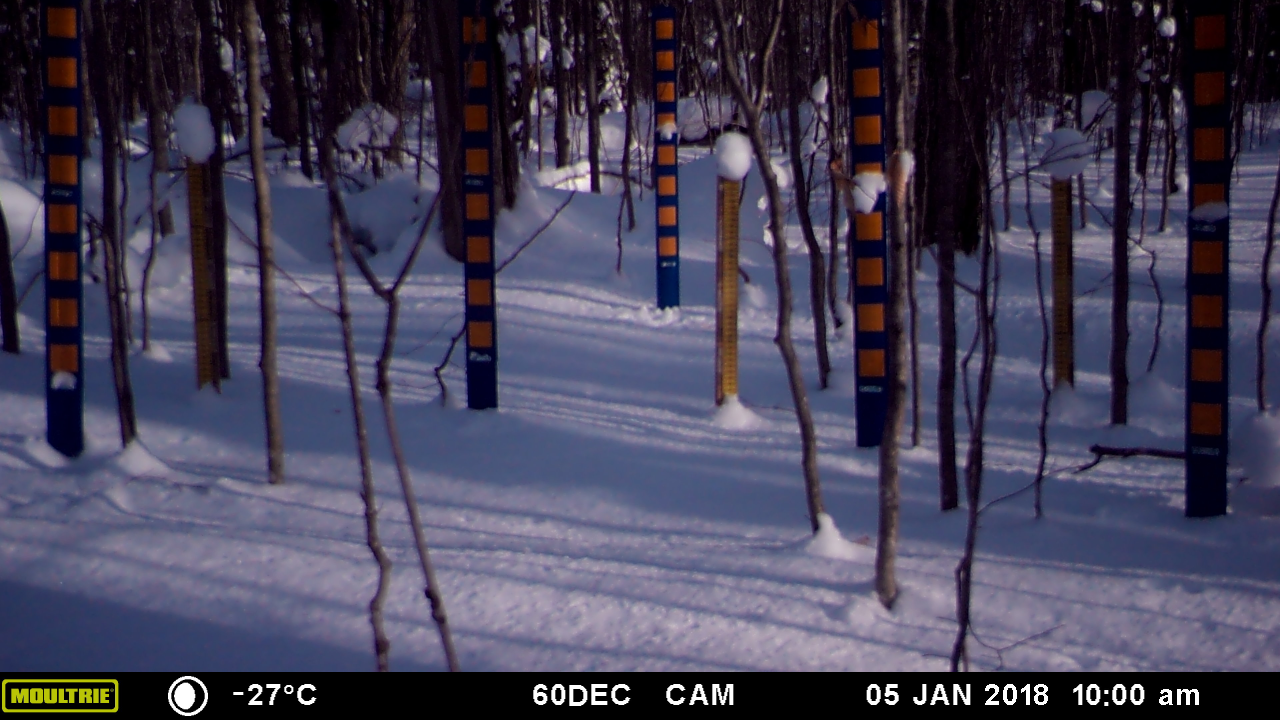
#> input picture Images/Deciduous/January 4 to February 1/MFDC3372.JPG, 3840 x 2160 px, given in place of MFDC3488.JPG, which was not available (shown at 1/3 size)
$ python regSpeedTest.py   (Python 2 division)
#> lines starting #> are read from the running program, lines starting #| are printed output that depends on the picture; pictures that were not available may be replaced by others from this repository, and a replacement may not be noted
# import necessary packages
import cv2
import numpy as np
import json
import tqdm
from matplotlib import pyplot as plt
import timeit

# constants
MAX_FEATURES = 262144

img = cv2.imread("MFDC3488.JPG", 0)
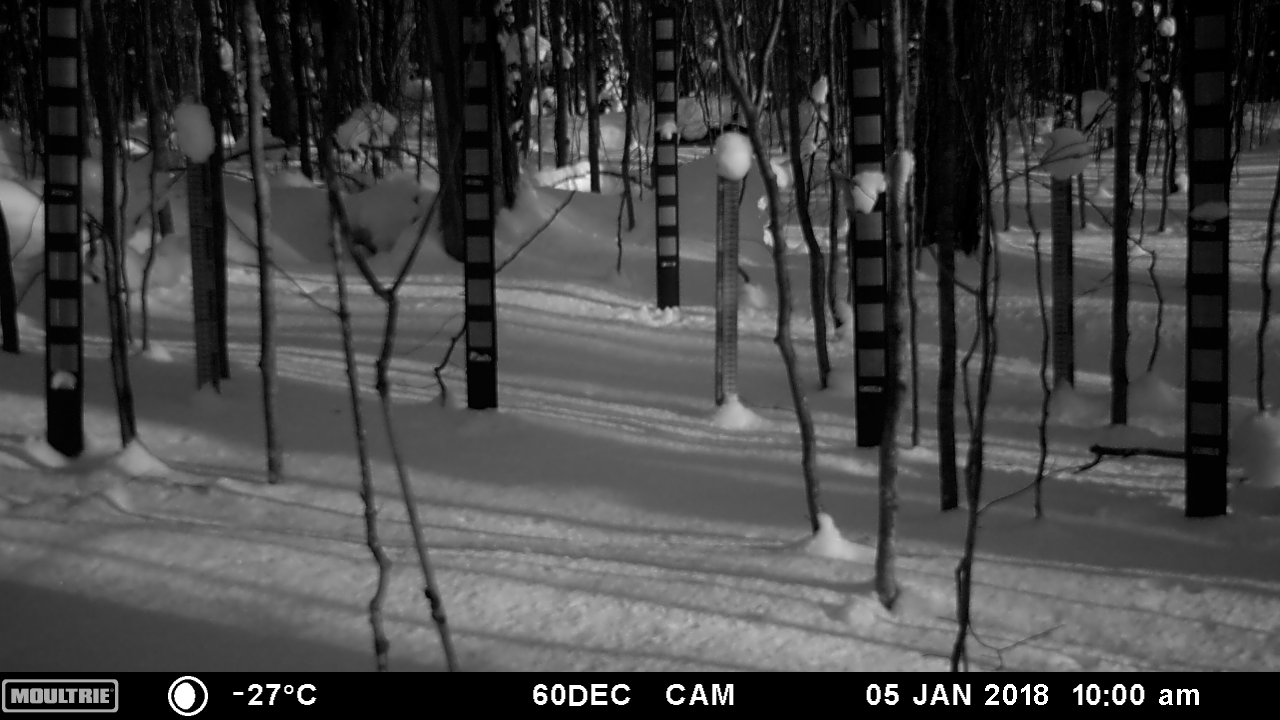
#> img: shape (2160, 3840) (shown at 1/3 size); min 0, max 255, mean 68.5
template = cv2.imread("MFDC3367.JPG", 0)
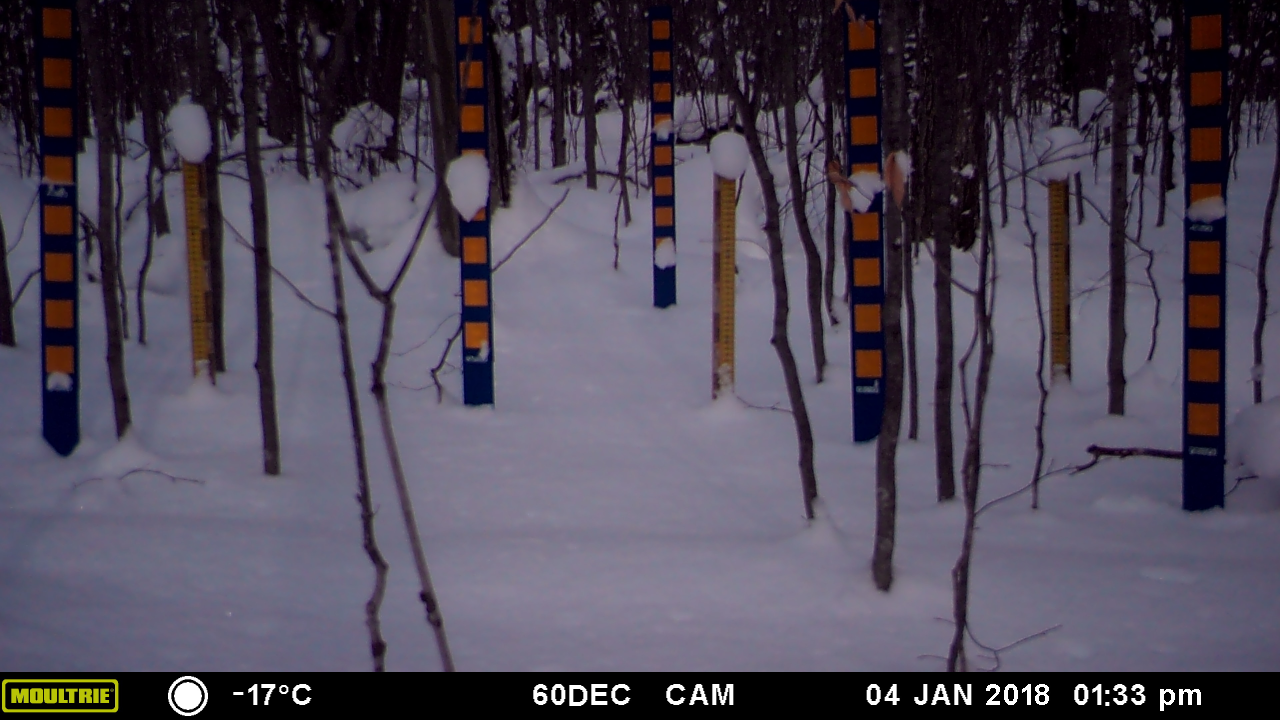
#> input picture Images/Deciduous/January 4 to February 1/MFDC3367.JPG, 3840 x 2160 px, found by its file name (shown at 1/3 size)
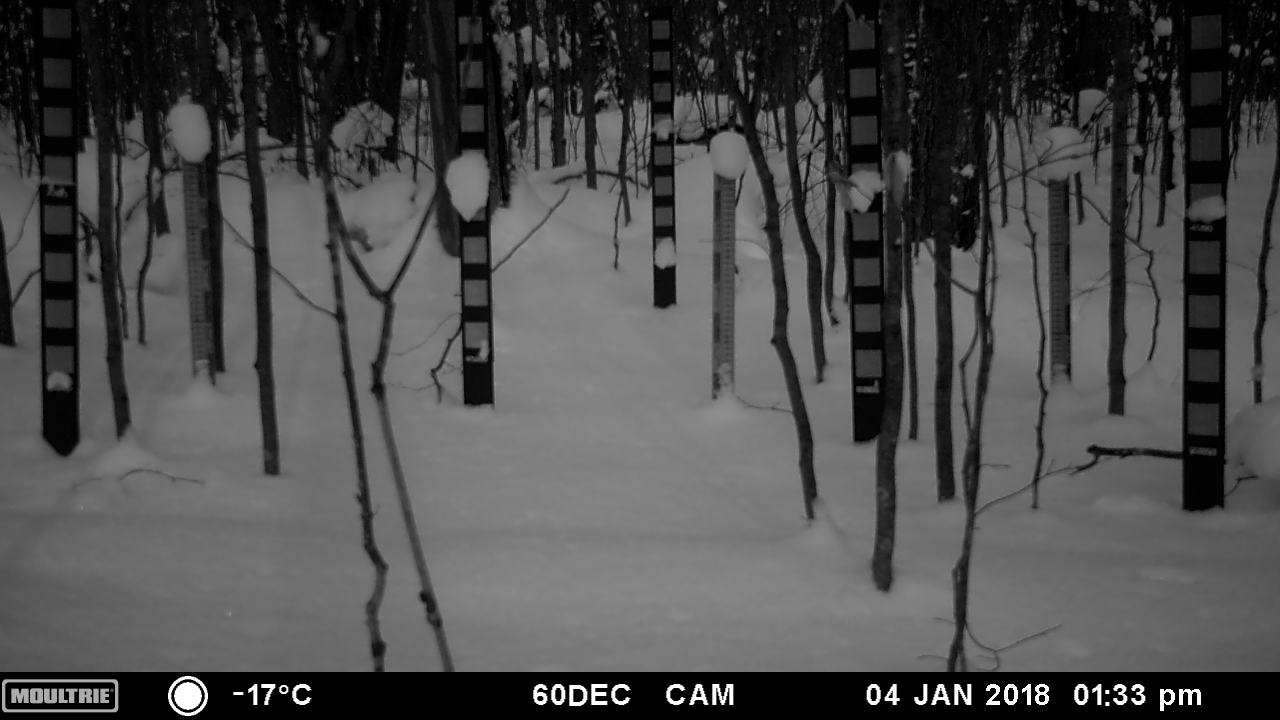
#> template: shape (2160, 3840) (shown at 1/3 size); min 0, max 255, mean 75.9
img_apply = cv2.imread("MFDC3488.JPG")
#> img_apply is the input picture: shape (2160, 3840, 3); mean B, G, R 86.5, 65, 68.8

height, width = template.shape
#> height = 2160; width = 3840
maxHeight = 1080.0
maxWidth = 1920.0
resizeFactor = min(maxWidth/float(width), maxHeight/float(height))
#> resizeFactor = 0.5
print resizeFactor
#| 0.5
img_small = cv2.resize(img, None, fx=resizeFactor, fy=resizeFactor)
template_small = cv2.resize(template, None, fx=resizeFactor, fy=resizeFactor)
img_apply_small = cv2.resize(img_apply, None, fx=resizeFactor, fy=resizeFactor)

# detect ORB features and compute descriptors
orb = cv2.ORB_create(nfeatures=MAX_FEATURES)
kp1, desc1 = orb.detectAndCompute(img_small, None)
#> kp1 = 14416 keypoints; strongest (x, y, size): (433, 1036, 37.2), (436, 1035, 31), (433, 1037, 31), (894, 1036, 37.2)
kp2, desc2 = orb.detectAndCompute(template_small, None)
#> kp2 = 12440 keypoints; strongest (x, y, size): (422, 1034, 37.2), (423, 1034, 44.6), (424, 1037, 31), (422, 1035, 31)

# create brute-force matcher object and match descriptors
#bf = cv2.BFMatcher(cv2.NORM_HAMMING, crossCheck=True)
#matches = bf.match(desc1, desc2)
bf = cv2.BFMatcher(cv2.NORM_HAMMING)
knnMatches = bf.knnMatch(desc1, desc2, k=2)
#> knnMatches = 14416 matches

# [6 lines of commented-out code are left out]

matches = []
for m, n in matches:
    if m.distance < 0.75 * n.distance:
        matches.append(m)

# draw top matches
imgMatches = cv2.drawMatches(img_small, kp1, template_small, kp2, matches, None, flags=2)
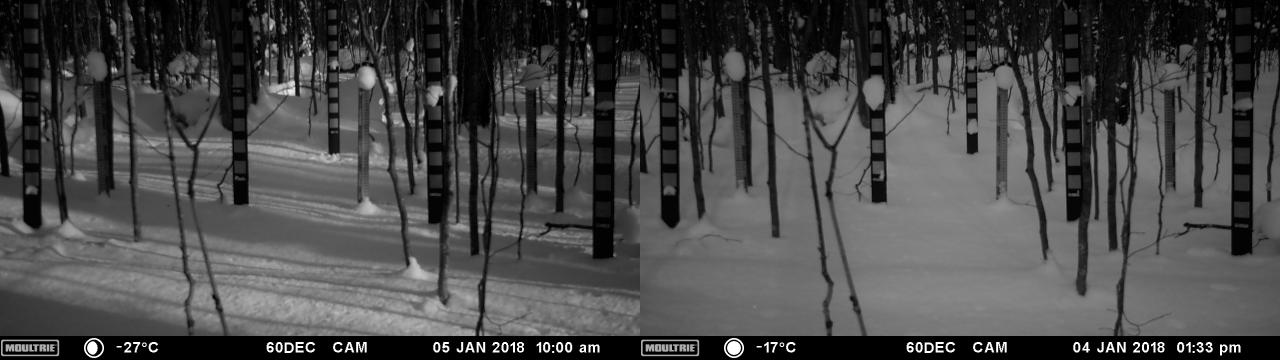
#> imgMatches: shape (1080, 3840, 3) (shown at 1/3 size); min 0, max 255, mean 72.3
cv2.imwrite("matches.jpg", imgMatches)

# extract location of good matches
points1 = np.zeros((len(matches), 2), dtype = np.float32)
points2 = np.zeros((len(matches), 2), dtype = np.float32)

for i, match in enumerate(matches):
    points1[i, :] = kp1[match.queryIdx].pt
    points2[i, :] = kp2[match.trainIdx].pt
#> after the loop, points1 = empty array; points2 = empty array

# determine affine 2D transformation using RANSAC robust method
#> (the run stopped early here; a loop or call above may not have finished)
